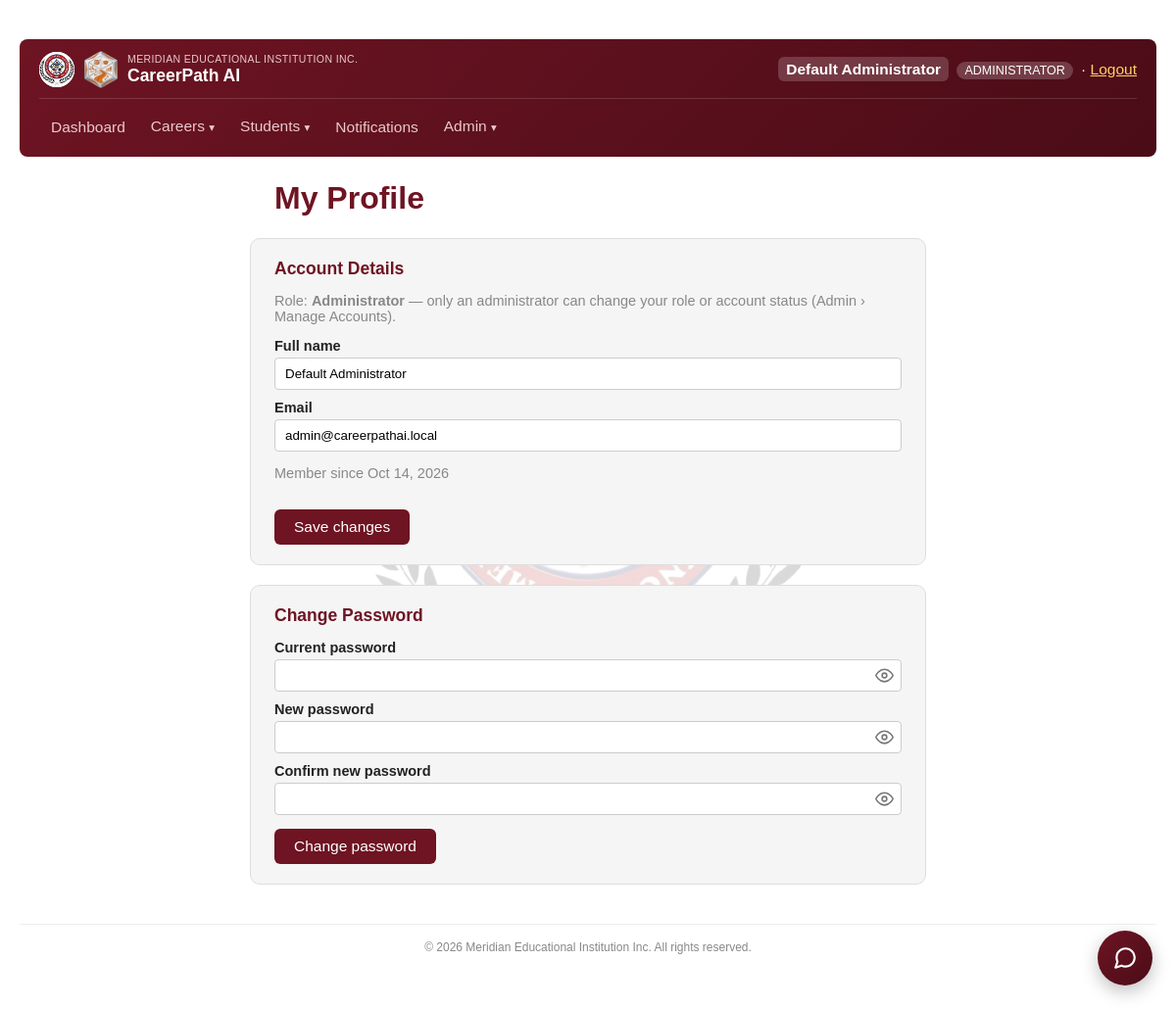
Page /php/staff_profile.php (signed in) on the committed database.
### tables this page shows
CREATE TABLE IF NOT EXISTS users (
    user_id        INT AUTO_INCREMENT PRIMARY KEY,
    name           VARCHAR(150) NOT NULL,
    email          VARCHAR(150) NOT NULL UNIQUE,
    password_hash  VARCHAR(255) NOT NULL,
    role           ENUM('administrator', 'counselor') NOT NULL,
    status         ENUM('active', 'disabled') NOT NULL DEFAULT 'active',
    created_by     INT NULL,
    created_at     TIMESTAMP DEFAULT CURRENT_TIMESTAMP,
    FOREIGN KEY (created_by) REFERENCES users(user_id) ON DELETE SET NULL
);

### php/auth.php (called while the page is built, shortened)
<?php
function current_user(): ?array
{
    return [
        'user_id' => $_SESSION['user_id'],
        'name' => $_SESSION['user_name'],
        'email' => $_SESSION['user_email'],
        'role' => $_SESSION['user_role'],
    ];
}
function require_login(): array
{
    $user = current_user();
    return $user;
}

### php/staff_profile.php (the view, shortened to what this page needs)
<?php
require __DIR__ . '/auth.php';
$currentUser = require_login();
$pdo = get_db();
$stmt = $pdo->prepare("SELECT * FROM users WHERE user_id = :id");
$stmt->execute(['id' => $currentUser['user_id']]);
$user = $stmt->fetch();
?>
<!DOCTYPE html>
<html lang="en">
<head>
</head>
<body>
    <?php require __DIR__ . '/nav.php'; ?>
    <h1>My Profile</h1>
    <div class="panel">
        <h2>Account Details</h2>
        <p class="role-note">Role: <strong><?= htmlspecialchars(ucfirst($user['role'])) ?></strong> — only an administrator can change your role or account status (Admin &rsaquo; Manage Accounts).</p>
        <form method="POST">
            <label>Full name</label>
            <input type="text" name="name" value="<?= htmlspecialchars($user['name']) ?>" required>
            <label>Email</label>
            <input type="email" name="email" value="<?= htmlspecialchars($user['email']) ?>" required>
            <p class="member-since">Member since <?= date('M j, Y', strtotime($user['created_at'])) ?></p>
            <button type="submit">Save changes</button>
        </form>
    </div>
    <div class="panel">
        <h2>Change Password</h2>
        <form method="POST">
            <label>Current password</label>
            <input type="password" name="current_password" required>
            <label>New password</label>
            <input type="password" name="new_password" required minlength="8">
            <label>Confirm new password</label>
            <input type="password" name="confirm_password" required minlength="8">
            <button type="submit">Change password</button>
        </form>
    </div>
<?php require __DIR__ . '/footer.php'; ?>
</body>
</html>

### php/nav.php (shortened to what this page needs)
<?php
$cpNavUnread = staff_unread_count(get_db(), (int) $currentUser['user_id']);
$cpCurrentPage = basename($_SERVER['PHP_SELF'] ?? '');
$cpIsActive = fn(array $pages) => in_array($cpCurrentPage, $pages, true) ? 'cp-active' : '';
?>
<div class="cp-nav">
    <div class="cp-nav-top">
    <a href="dashboard.php" class="cp-nav-brand">
        <img src="assets/img/logo.png" alt="Meridian Educational Institution Inc. logo" class="cp-nav-logo">
        <img src="assets/img/logo-hex.png" alt="CareerPath AI logo" class="cp-nav-logo cp-nav-logo-hex">
        <span class="cp-nav-brand-text">
            <span class="cp-nav-school">Meridian Educational Institution Inc.</span>
            <span class="cp-nav-title">CareerPath AI</span>
        </span>
    </a>
    <div class="cp-nav-user">
        <a href="staff_profile.php" class="cp-nav-user-name <?= $cpIsActive(['staff_profile.php']) ?>"><?= htmlspecialchars($currentUser['name']) ?></a>
        <span class="cp-role-badge"><?= htmlspecialchars($currentUser['role']) ?></span>
        · <a href="logout.php">Logout</a>
    </div>
    </div>
    <div class="cp-nav-links" id="cp-nav-links">
        <a class="cp-nav-item <?= $cpIsActive(['dashboard.php']) ?>" href="dashboard.php">Dashboard</a>
        <div class="cp-dropdown">
            <button type="button" class="cp-nav-item cp-dropdown-toggle <?= $cpIsActive(['careers.php', 'careers_manage.php', 'career_categories.php']) ?>">Careers <span class="cp-caret">▾</span></button>
        </div>
        <div class="cp-dropdown">
            <button type="button" class="cp-nav-item cp-dropdown-toggle <?= $cpIsActive(['students_lookup.php', 'consultations.php', 'audit_log.php']) ?>">Students <span class="cp-caret">▾</span></button>
        </div>
        <a class="cp-nav-item <?= $cpIsActive(['staff_notifications.php']) ?>" href="staff_notifications.php">Notifications<?php if ($cpNavUnread > 0): ?> <span class="cp-badge"><?= $cpNavUnread ?></span><?php endif; ?></a>
        <?php if ($currentUser['role'] === 'administrator'): ?>
            <div class="cp-dropdown">
                <button type="button" class="cp-nav-item cp-dropdown-toggle <?= $cpIsActive(['users.php', 'settings.php', 'backup.php', 'change_history.php']) ?>">Admin <span class="cp-caret">▾</span></button>
            </div>
        <?php endif; ?>
    </div>
</div>

### php/staff_profile.php (style rules this page uses)
body { font-family: Arial, sans-serif; max-width: 1280px; margin: 40px auto; padding: 0 20px; color: #222; }
body > h1, body > .panel, body > .flash-success, body > .flash-error { max-width: 640px; margin-left: auto; margin-right: auto; }
h1 { color: #6e1423; }
.panel { background: #f5f5f5; border: 1px solid #ddd; border-radius: 10px; padding: 20px 24px; margin-bottom: 20px; }
.panel h2 { margin: 0 0 14px; color: #6e1423; font-size: 17.5px; }
label { display: block; font-size: 14.5px; font-weight: bold; margin: 10px 0 4px; }
input[type=text], input[type=email], input[type=password] { width: 100%; padding: 8px 10px; border: 1px solid #ccc; border-radius: 4px; font-family: inherit; box-sizing: border-box; }
button { margin-top: 14px; padding: 9px 20px; border: none; border-radius: 6px; font-size: 15.5px; cursor: pointer; background: #6e1423; color: #fff; transition: transform 0.12s ease, box-shadow 0.12s ease, background-color 0.15s ease; }
.member-since { font-size: 14.5px; color: #888; }
.role-note { font-size: 14.5px; color: #888; margin: 0 0 14px; }

### php/nav.php (style rules this page uses)
.cp-nav { display: flex; flex-direction: column; gap: 10px; background: linear-gradient(135deg, #6e1423 0%, #4a0c17 100%); color: #fff; padding: 12px 20px; border-radius: 8px; margin-bottom: 24px; font-size: 15.5px; position: relative; }
.cp-nav-top { display: flex; align-items: center; justify-content: space-between; flex-wrap: wrap; gap: 8px 16px; }
.cp-nav-brand { display: flex; align-items: center; gap: 10px; text-decoration: none; margin-right: 10px; flex-shrink: 0; }
.cp-nav-logo { width: 36px; height: 36px; border-radius: 50%; background: #fff; object-fit: cover; flex-shrink: 0; }
.cp-nav-logo-hex { border-radius: 0; background: none; width: 34px; height: auto; object-fit: contain; }
.cp-nav-brand-text { display: flex; flex-direction: column; line-height: 1.2; }
.cp-nav-school { font-size: 10.5px; text-transform: uppercase; letter-spacing: 0.4px; color: #e9c9ce; font-weight: normal; }
.cp-nav-title { font-size: 17.5px; font-weight: bold; color: #fff; }
.cp-nav-links { display: flex; align-items: center; flex-wrap: wrap; gap: 2px; border-top: 1px solid rgba(255,255,255,0.15); padding-top: 10px; }
.cp-nav-item { color: #e9c9ce; text-decoration: none; padding: 8px 12px; border-radius: 6px; background: none; border: none; font: inherit; font-size: 15.5px; font-family: inherit; cursor: pointer; display: inline-block; box-sizing: border-box; line-height: 20px; vertical-align: middle; margin: 0; appearance: none; -webkit-appearance: none; }
.cp-caret { font-size: 11.5px; }
.cp-dropdown { position: relative; }
.cp-nav-user { color: #fff; white-space: nowrap; text-align: right; flex-shrink: 0; }
.cp-nav-user a { color: #ffd166; }
a.cp-nav-user-name { color: #fff; text-decoration: none; padding: 4px 8px; border-radius: 6px; transition: background-color 0.15s ease; }
a.cp-nav-user-name.cp-active { background: rgba(255,255,255,0.18); font-weight: bold; }
.cp-role-badge { background: rgba(255,255,255,0.2); padding: 2px 8px; border-radius: 10px; font-size: 12.5px; text-transform: uppercase; margin: 0 4px; }

### php/footer.php (style rules this page uses)
.cp-pw-wrap input[type="password"], .cp-pw-wrap input[type="text"] { padding-right: 38px !important; }

### rows in the picture
users: name "Default Administrator", role "ADMINISTRATOR", role "Administrator", email "admin@careerpathai.local", created_at "Oct 14, 2026"
